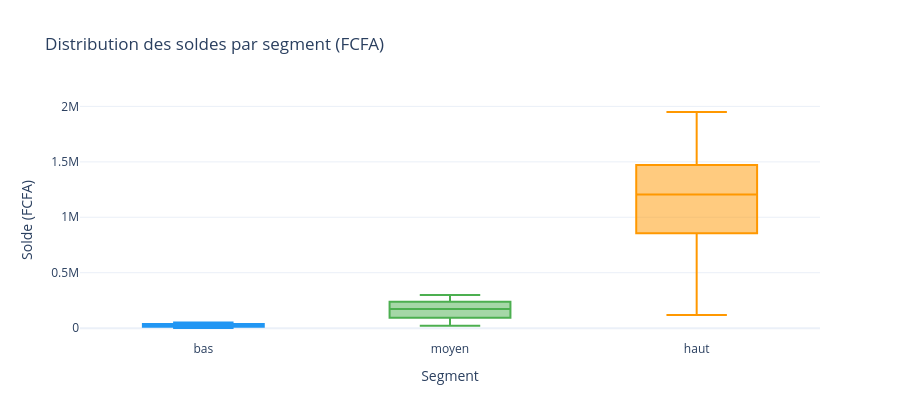

The cell this chart's notebook holds for it:
### Code cell
# Distribution des soldes par segment
fig = px.box(abonnes, x='segment', y='solde', color='segment', points='outliers',
             color_discrete_map={'bas': INFO, 'moyen': LEGIT, 'haut': WARN},
             title='Distribution des soldes par segment (FCFA)',
             labels={'solde': 'Solde (FCFA)', 'segment': 'Segment'})
fig.update_layout(showlegend=False, height=420)
fig.show()

### Figure 1 — Plotly figure (JSON) as saved in the notebook; plotly's stock layout.template omitted (floating-point values rounded to 4 significant figures; data arrays with more than 128 entries replaced by an {"elided": "..."} marker saying what was removed)
{"data": [{"alignmentgroup": "True", "boxpoints": "outliers", "hovertemplate": "Segment=%{x}<br>Solde (FCFA)=%{y}<extra></extra>", "legendgroup": "bas", "marker": {"color": "#2196F3"}, "name": "bas", "notched": false, "offsetgroup": "bas", "orientation": "v", "showlegend": true, "type": "box", "x": {"elided": "231 str values"}, "x0": " ", "xaxis": "x", "y": {"elided": "231 int values"}, "y0": " ", "yaxis": "y"}, {"alignmentgroup": "True", "boxpoints": "outliers", "hovertemplate": "Segment=%{x}<br>Solde (FCFA)=%{y}<extra></extra>", "legendgroup": "moyen", "marker": {"color": "#4CAF50"}, "name": "moyen", "notched": false, "offsetgroup": "moyen", "orientation": "v", "showlegend": true, "type": "box", "x": {"elided": "193 str values"}, "x0": " ", "xaxis": "x", "y": {"elided": "193 int values"}, "y0": " ", "yaxis": "y"}, {"alignmentgroup": "True", "boxpoints": "outliers", "hovertemplate": "Segment=%{x}<br>Solde (FCFA)=%{y}<extra></extra>", "legendgroup": "haut", "marker": {"color": "#FF9800"}, "name": "haut", "notched": false, "offsetgroup": "haut", "orientation": "v", "showlegend": true, "type": "box", "x": ["haut", "haut", "haut", "haut", "haut", "haut", "haut", "haut", "haut", "haut", "haut", "haut", "haut", "haut", "haut", "haut", "haut", "haut", "haut", "haut", "haut", "haut", "haut", "haut", "haut", "haut", "haut", "haut", "haut", "haut", "haut", "haut", "haut", "haut", "haut", "haut", "haut", "haut", "haut", "haut", "haut", "haut", "haut", "haut", "haut", "haut", "haut", "haut", "haut", "haut", "haut", "haut", "haut", "haut", "haut", "haut", "haut", "haut", "haut", "haut", "haut", "haut", "haut", "haut", "haut", "haut", "haut", "haut", "haut", "haut", "haut", "haut", "haut", "haut", "haut", "haut"], "x0": " ", "xaxis": "x", "y": [894764, 242524, 758328, 887075, 1292502, 601843, 1720417, 1202999, 899778, 1232865, 1415370, 186030, 1700304, 1641143, 509214, 1372817, 1384079, 1691589, 1793653, 1203720, 1400807, 1470630, 1108025, 1472787, 1156741, 1949759, 1476099, 584795, 624460, 1095099, 206380, 923414, 881883, 1131560, 1701363, 1524394, 1838500, 723741, 765462, 1092661, 1299560, 1392061, 1292472, 905384, 1566464, 1642928, 1342164, 755856, 895019, 330126, 1246259, 1614310, 1072967, 1541448, 997418, 1746182, 828436, 889747, 320292, 1195720, 1571077, 1445531, 983756, 353717, 1596553, 1444132, 369538, 1392622, 188035, 1230401, 1254784, 118342, 1293897, 581239, 1207983, 1898929], "y0": " ", "yaxis": "y"}], "layout": {"boxmode": "overlay", "height": 420, "legend": {"title": {"text": "Segment"}, "tracegroupgap": 0}, "showlegend": false, "title": {"text": "Distribution des soldes par segment (FCFA)"}, "xaxis": {"anchor": "y", "categoryarray": ["bas", "moyen", "haut"], "categoryorder": "array", "domain": [0, 1], "title": {"text": "Segment"}}, "yaxis": {"anchor": "x", "domain": [0, 1], "title": {"text": "Solde (FCFA)"}}}}
